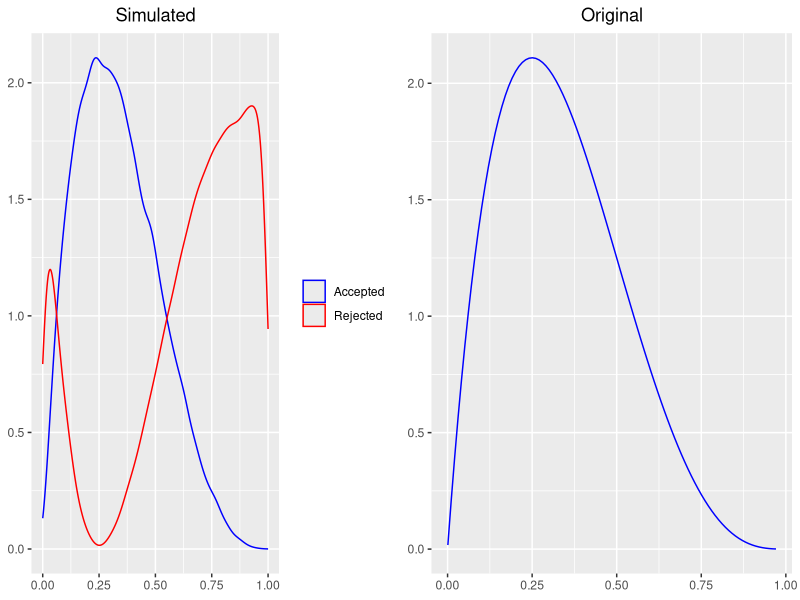
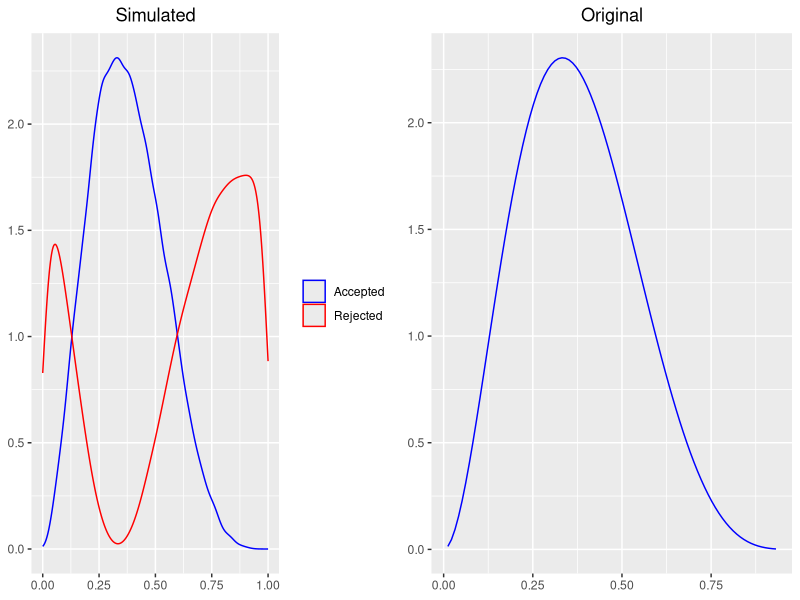
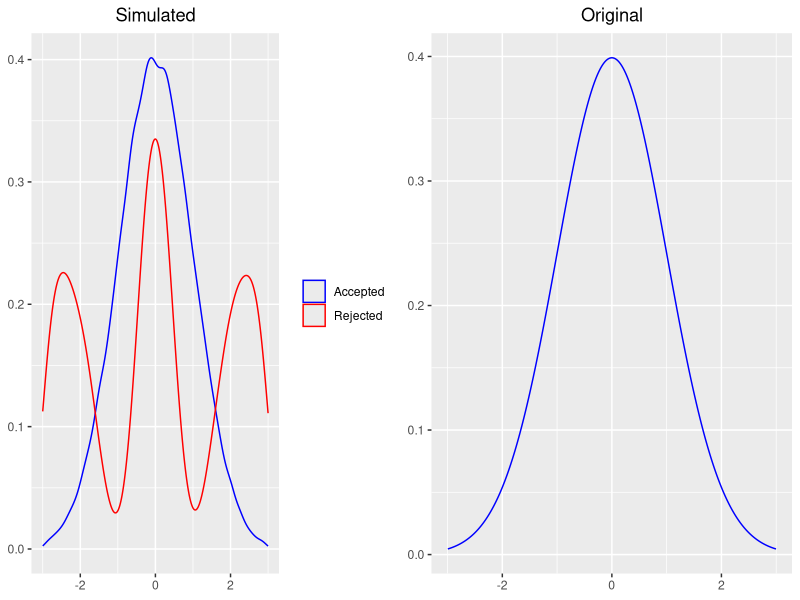
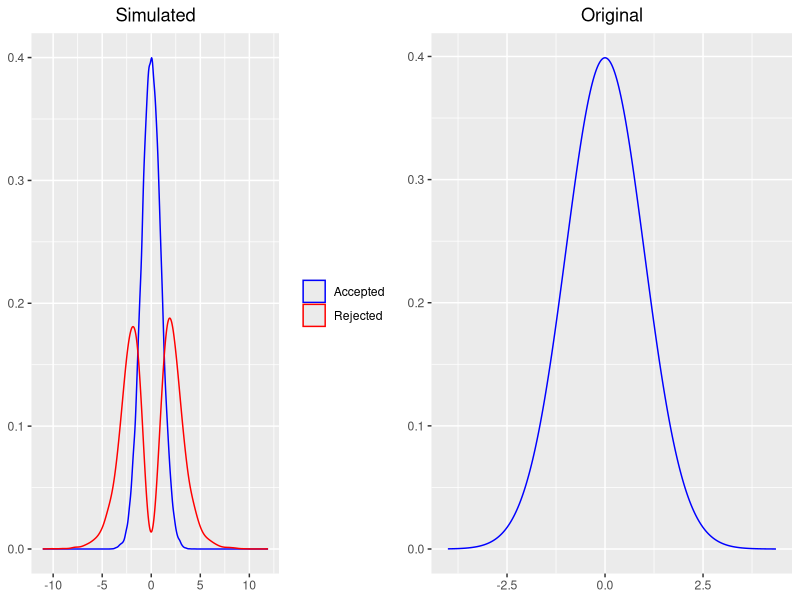
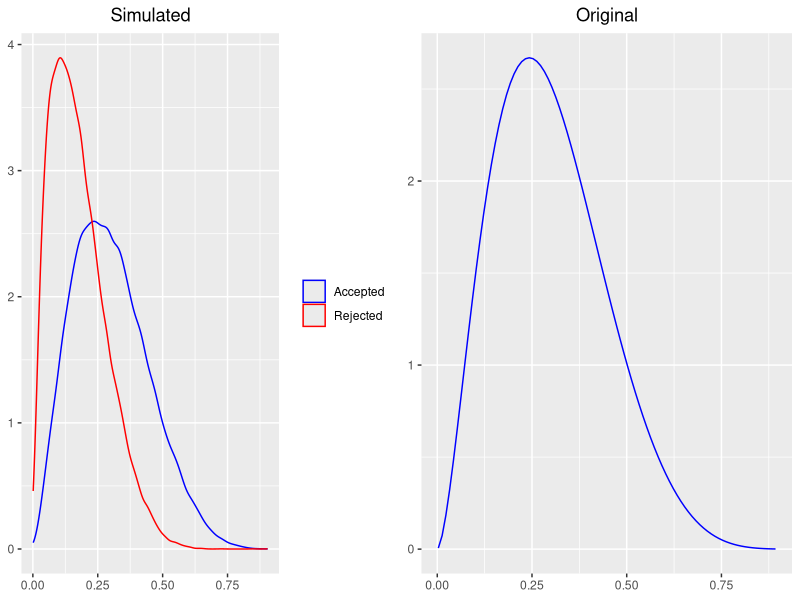
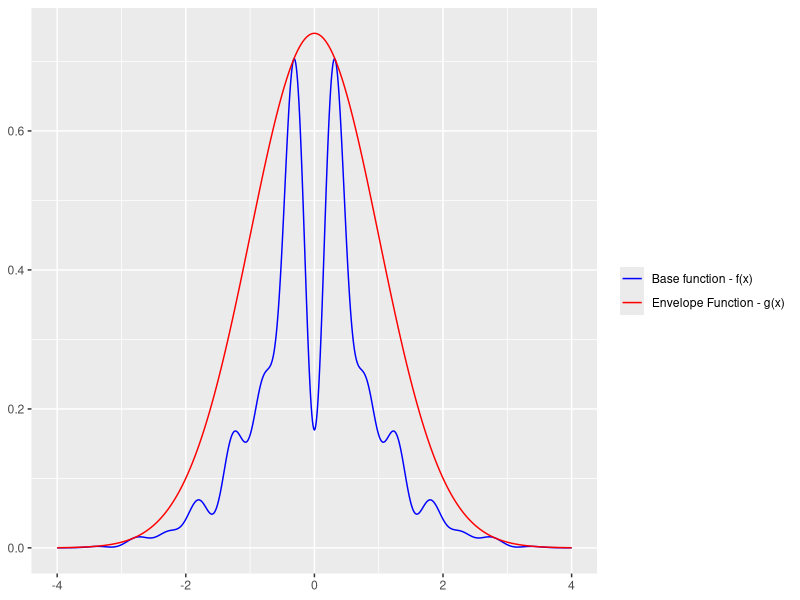
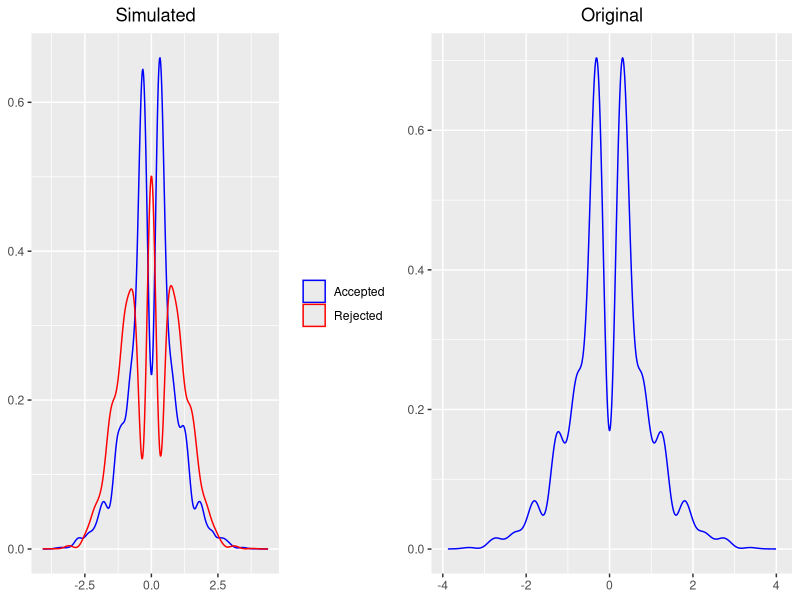

R code for these plots, in order:
## ---- chunk 1
knitr::opts_chunk$set(fig.width=9, fig.height=7, fig.align="center", echo=TRUE, 
                      warning=FALSE, message=FALSE, autodep = TRUE, cache=TRUE)
library(ggplot2)
## ---- chunk 2
multiplot <- function(..., plotlist=NULL, file, cols=1, layout=NULL) {
  library(grid)
  
  # Make a list from the ... arguments and plotlist
  plots <- c(list(...), plotlist)
  
  numPlots = length(plots)
  
  # If layout is NULL, then use 'cols' to determine layout
  if (is.null(layout)) {
    # Make the panel
    # ncol: Number of columns of plots
    # nrow: Number of rows needed, calculated from # of cols
    layout <- matrix(seq(1, cols * ceiling(numPlots/cols)),
                     ncol = cols, nrow = ceiling(numPlots/cols))
  }
  
  if (numPlots==1) {
    print(plots[[1]])
    
  } else {
    # Set up the page
    grid.newpage()
    pushViewport(viewport(layout = grid.layout(nrow(layout), ncol(layout))))
    
    # Make each plot, in the correct location
    for (i in 1:numPlots) {
      # Get the i,j matrix positions of the regions that contain this subplot
      matchidx <- as.data.frame(which(layout == i, arr.ind = TRUE))
      
      print(plots[[i]], vp = viewport(layout.pos.row = matchidx$row,
                                      layout.pos.col = matchidx$col))
    }
  }
}

my_plot = function(Y_accepted, f, Y_rejected){
  Y_accepted = as.data.frame(r[1])
  colnames(Y_accepted) <- c("x")
  Y_rejected = as.data.frame(r[2])
  colnames(Y_rejected) <- c("x")
  
  q1 = ggplot() + geom_density(aes(x=x, color='blue'), data=Y_accepted) + 
    geom_density(aes(x=x, color='red'), data=Y_rejected) +
    ggtitle('Simulated') +
    theme(legend.position = 'right') +
    scale_color_manual(labels = c('Accepted', 'Rejected'), values = c('blue', 'red')) +
    theme(legend.title=element_blank(),
          axis.title.x=element_blank(),
          axis.title.y=element_blank(),
          plot.title = element_text(hjust = 0.5))
  
  x_original = seq(min(Y_accepted), max(Y_accepted), by=0.01)
  y_original = f(x_original)
  q2 = ggplot() + 
    geom_line(aes(x_original, y_original), color='blue') + 
    ggtitle('Original') +
    theme(axis.title.x=element_blank(),
          axis.title.y=element_blank(),
          plot.title = element_text(hjust = 0.5))
  
  multiplot(q1, q2, cols=2)
}
## ---- chunk 3
simple_accept_reject_method = function(f, max_point, xdomain=c(0, 1), N=100000){
  if (N < 1){
    stop("N parameter must be greater than 1.")
  }
      
  Y_accepted = c()
  Y_rejected = c()
  
  for (i in 0:N){
    x = runif(1, xdomain[1], xdomain[2])
    fx = f(x)
    u = runif(1, 0, max_point)
  
    if (u <= fx){
        Y_accepted = c(Y_accepted, x)
    } else {
        Y_rejected = c(Y_rejected, x)
    }
  }
  
  r = list(Y_accepted, Y_rejected)
  return (r)
}
## ---- chunk 4
is_envelope_function = function(f, g, M, xdomain=c(0, 1), ...){
  if (xdomain[1] >= xdomain[2]){
    stop("First value of the xdomain must be lower than the second value.")
  }
      
  x = seq(xdomain[1], xdomain[2], by=0.01)
  y_base = f(x)
  y_envelope = g(x, ...)
  
  return (sum((y_envelope * M - y_base) < 0) == 0)
}
## ---- chunk 5
plot_envelope_function = function(f, g, M, xdomain=c(0, 1), ...){
  if (xdomain[1] >= xdomain[2]){
    stop("First value of the xdomain must be lower than the second value.")
  }
    
  x = seq(xdomain[1], xdomain[2], by=0.01)
  y_base = f(x)
  y_envelope = g(x, ...) * M
  
  q1 = ggplot() + geom_line(aes(x=x, y=y_base, color='blue')) + 
    geom_line(aes(x=x, y=y_envelope, color='red')) +
    theme(legend.position = 'right') +
    scale_color_manual(labels = c('Base function - f(x)', 'Envelope Function - g(x)'), values = c('blue', 'red')) +
    theme(legend.title=element_blank(),
          axis.title.x=element_blank(),
          axis.title.y=element_blank(),
          plot.title = element_text(hjust = 0.5))
  q1
}
## ---- chunk 6
general_accept_reject_method = function(f, g, M, distrib_func, xdomain=NULL, N=100000, ...){
  if (N < 1){
    stop("N parameter must be greater than 1.")
  }
      
  Y_accepted = c()
  Y_rejected = c()
  
  y = distrib_func(n=N, ...)
  
  if (!is.null(xdomain)){
    if (xdomain[1] >= xdomain[2]){
        stop("First value of the xdomain must be lower than the second value.")
    }
    y = y[(y > xdomain[1]) & (y < xdomain[2])]
  }
  
  for (i in y){
    fy = f(i)
    gy = g(i, ...)
    u = runif(1, 0, 1)
    
    if (u <= fy / (M * gy)){
        Y_accepted = c(Y_accepted, i)
    } else {
        Y_rejected = c(Y_rejected, i)
    }
  }
          
  r = list(Y_accepted, Y_rejected)
  return (r)
}
## ---- chunk 7
f = function (x) 20 * x * (1 - x)**3
max_point = 135/64
N = 10**5

r = simple_accept_reject_method(f, max_point, N=N)
Y_accepted = r[[1]]
Y_rejected = r[[2]]
    
my_plot(Y_accepted, f, Y_rejected)
## ---- chunk 8
f = function (x) 105 * (x**2) * ((1-x)**4)
max_point = 560/243
N = 10**5

r = simple_accept_reject_method(f, max_point, N=N)
Y_accepted = r[[1]]
Y_rejected = r[[2]]
    
my_plot(Y_accepted, f, Y_rejected)
## ---- chunk 9
f = function (x) (1 / sqrt(2 * pi)) * (exp(1)**((-x**2) / 2))
g = function (x) 1 / (pi * (1 + (x**2)))
M = sqrt((2 * pi) / exp(1))
N = 10**5

r = general_accept_reject_method(f, g, M,
                                 rcauchy,
                                 xdomain=c(-3, 3),
                                 N=N)
Y_accepted = r[[1]]
Y_rejected = r[[2]]
    
my_plot(Y_accepted, f, Y_rejected)
## ---- chunk 10
f = function (x) (1 / sqrt(2 * pi)) * (exp(1)**((-x**2) / 2))
g = function (x) (1 / ((exp(1)**(-x)) + 1)**2) * (exp(1)**(-x))
M = 2 * sqrt(2 / pi)
N = 10**5

r = general_accept_reject_method(f, g, M,
                                 rlogis,
                                 N=N)
Y_accepted = r[[1]]
Y_rejected = r[[2]]
    
my_plot(Y_accepted, f, Y_rejected)
## ---- chunk 11
f = function (x) 129.339 * (x**1.7) * ((1-x)**5.3)
g = function (x, shape1, shape2) 42 * x * ((1-x)**5)
M = 1.6718
N = 10**5

r = general_accept_reject_method(f, g, M,
                                 rbeta,
                                 N=N,
                                 shape1=2, shape2=6)
Y_accepted = r[[1]]
Y_rejected = r[[2]]
    
my_plot(Y_accepted, f, Y_rejected)
## ---- chunk 12
f = function (x) (exp(1)**(-x**2 / 2) * (sin(6*x)**2 + 3 * cos(x)**2 * sin(4*x)**2 + 1)) / 5.89434
g = function (x) (exp(1)**(-x**2 / 2) / sqrt(2 * pi)) # = st.norm.pdf
M = 1.8561

print(paste('¿Está f(x) acotada por Mg(x)? -->', is_envelope_function(f, g, M, xdomain=c(-4, 4))))

plot_envelope_function(f, g, M, xdomain=c(-4, 4))
## ---- chunk 13
N = 10**5

r = general_accept_reject_method(f, g, M,
                                 rnorm,
                                 N=N)
Y_accepted = r[[1]]
Y_rejected = r[[2]]
    
my_plot(Y_accepted, f, Y_rejected)
